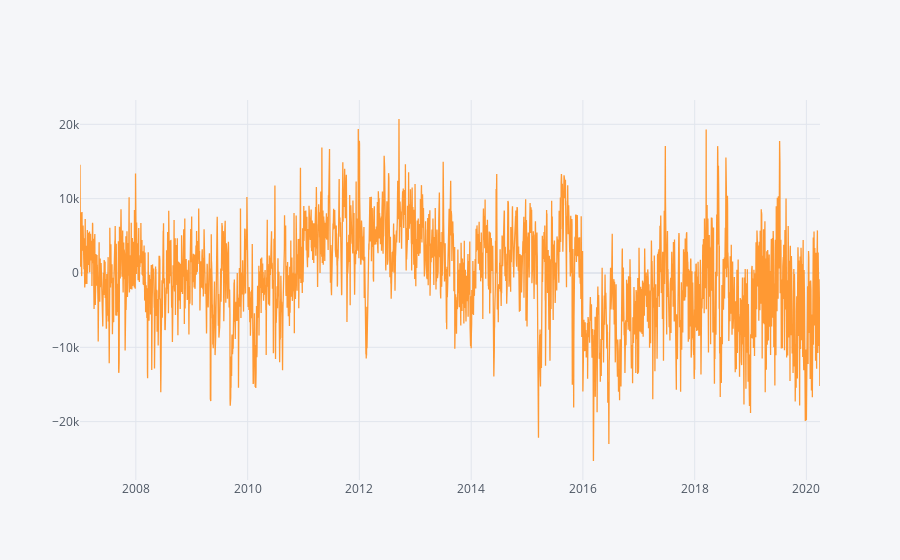

Here is the notebook cell this chart was saved with:
### Code cell
(plottn.real - plottn.predict).iplot()

### Figure 1 — Plotly figure (JSON) as saved in the notebook; plotly's stock layout.template omitted (floating-point values rounded to 4 significant figures; data arrays with more than 128 entries replaced by an {"elided": "..."} marker saying what was removed)
{"data": [{"line": {"color": "rgba(255, 153, 51, 1.0)", "dash": "solid", "shape": "linear", "width": 1.3}, "mode": "lines", "name": "None", "text": "", "type": "scatter", "x": {"elided": "4838 str values"}, "y": {"elided": "4838 float values"}}], "layout": {"legend": {"bgcolor": "#F5F6F9", "font": {"color": "#4D5663"}}, "paper_bgcolor": "#F5F6F9", "plot_bgcolor": "#F5F6F9", "title": {"font": {"color": "#4D5663"}}, "xaxis": {"gridcolor": "#E1E5ED", "showgrid": true, "tickfont": {"color": "#4D5663"}, "title": {"font": {"color": "#4D5663"}, "text": ""}, "zerolinecolor": "#E1E5ED"}, "yaxis": {"gridcolor": "#E1E5ED", "showgrid": true, "tickfont": {"color": "#4D5663"}, "title": {"font": {"color": "#4D5663"}, "text": ""}, "zerolinecolor": "#E1E5ED"}}}
